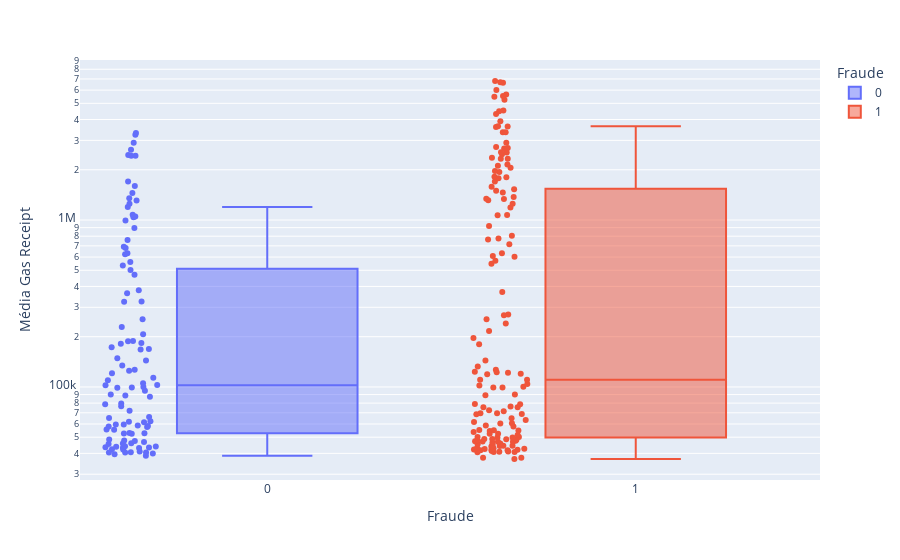

The notebook cell this image was saved under:
### Markdown cell above
### 2.2. Boxplot - Média Gas Receipt

### Code cell
fig = px.box(df_eda, x="Fraude", y="Média Gas Receipt", points="all", log_y=True, color='Fraude')
fig.show()

### Figure 1 — Plotly figure (JSON) as saved in the notebook; plotly's stock layout.template omitted (floating-point values rounded to 4 significant figures; data arrays with more than 128 entries replaced by an {"elided": "..."} marker saying what was removed)
{"data": [{"alignmentgroup": "True", "boxpoints": "all", "hovertemplate": "Fraude=%{x}<br>Média Gas Receipt=%{y}<extra></extra>", "legendgroup": "0", "marker": {"color": "#636efa"}, "name": "0", "notched": false, "offsetgroup": "0", "orientation": "v", "showlegend": true, "type": "box", "x": [0, 0, 0, 0, 0, 0, 0, 0, 0, 0, 0, 0, 0, 0, 0, 0, 0, 0, 0, 0, 0, 0, 0, 0, 0, 0, 0, 0, 0, 0, 0, 0, 0, 0, 0, 0, 0, 0, 0, 0, 0, 0, 0, 0, 0, 0, 0, 0, 0, 0, 0, 0, 0, 0, 0, 0, 0, 0, 0, 0, 0, 0, 0, 0, 0, 0, 0, 0, 0, 0, 0, 0, 0, 0, 0, 0, 0, 0, 0, 0, 0, 0, 0, 0, 0, 0, 0, 0, 0, 0, 0, 0, 0, 0, 0, 0, 0, 0, 0, 0, 0, 0, 0, 0, 0], "x0": " ", "xaxis": "x", "y": [58760.0, 1308000.0, 502300.0, 52890.0, 895700.0, 1704000.0, 52630.0, 45530.0, 680000.0, 88910.0, 167600.0, 228300.0, 183100.0, 188400.0, 622600.0, 1075000.0, 2905000.0, 72060.0, 324100.0, 41090.0, 99820.0, 43200.0, 324600.0, 1598000.0, 363900.0, 46790.0, 45970.0, 43570.0, 42350.0, 39940.0, 78710.0, 1251000.0, 109800.0, 102500.0, 691700.0, 76740.0, 125000.0, 43830.0, 207100.0, 632300.0, 42260.0, 113400.0, 1196000.0, 57930.0, 992700.0, 43120.0, 560700.0, 65220.0, 59600.0, 57630.0, 2454000.0, 144100.0, 61810.0, 3321000.0, 126600.0, 39590.0, 55350.0, 120800.0, 2430000.0, 134500.0, 181300.0, 1039000.0, 1049000.0, 187500.0, 47790.0, 1351000.0, 58370.0, 52800.0, 87460.0, 172700.0, 1449000.0, 40430.0, 40580.0, 99320.0, 40500.0, 148400.0, 79480.0, 59520.0, 52510.0, 62380.0, 48500.0, 105300.0, 254700.0, 3246000.0, 2427000.0, 66060.0, 168900.0, 94880.0, 43930.0, 55670.0, 2635000.0, 102600.0, 534300.0, 379900.0, 40510.0, 98960.0, 61520.0, 44200.0, 758600.0, 43440.0, 470700.0, 38740.0, 89960.0, 45850.0, 47500.0], "y0": " ", "yaxis": "y"}, {"alignmentgroup": "True", "boxpoints": "all", "hovertemplate": "Fraude=%{x}<br>Média Gas Receipt=%{y}<extra></extra>", "legendgroup": "1", "marker": {"color": "#EF553B"}, "name": "1", "notched": false, "offsetgroup": "1", "orientation": "v", "showlegend": true, "type": "box", "x": {"elided": "149 int values"}, "x0": " ", "xaxis": "x", "y": {"elided": "149 float values"}, "y0": " ", "yaxis": "y"}], "layout": {"autosize": true, "boxmode": "overlay", "legend": {"title": {"text": "Fraude"}, "tracegroupgap": 0}, "margin": {"t": 60}, "xaxis": {"anchor": "y", "autorange": true, "categoryarray": [0, 1], "categoryorder": "array", "domain": [0, 1], "range": [-0.5071, 1.5], "title": {"text": "Fraude"}, "type": "linear"}, "yaxis": {"anchor": "x", "autorange": true, "domain": [0, 1], "range": [4.443, 6.959], "title": {"text": "Média Gas Receipt"}, "type": "log"}}}
